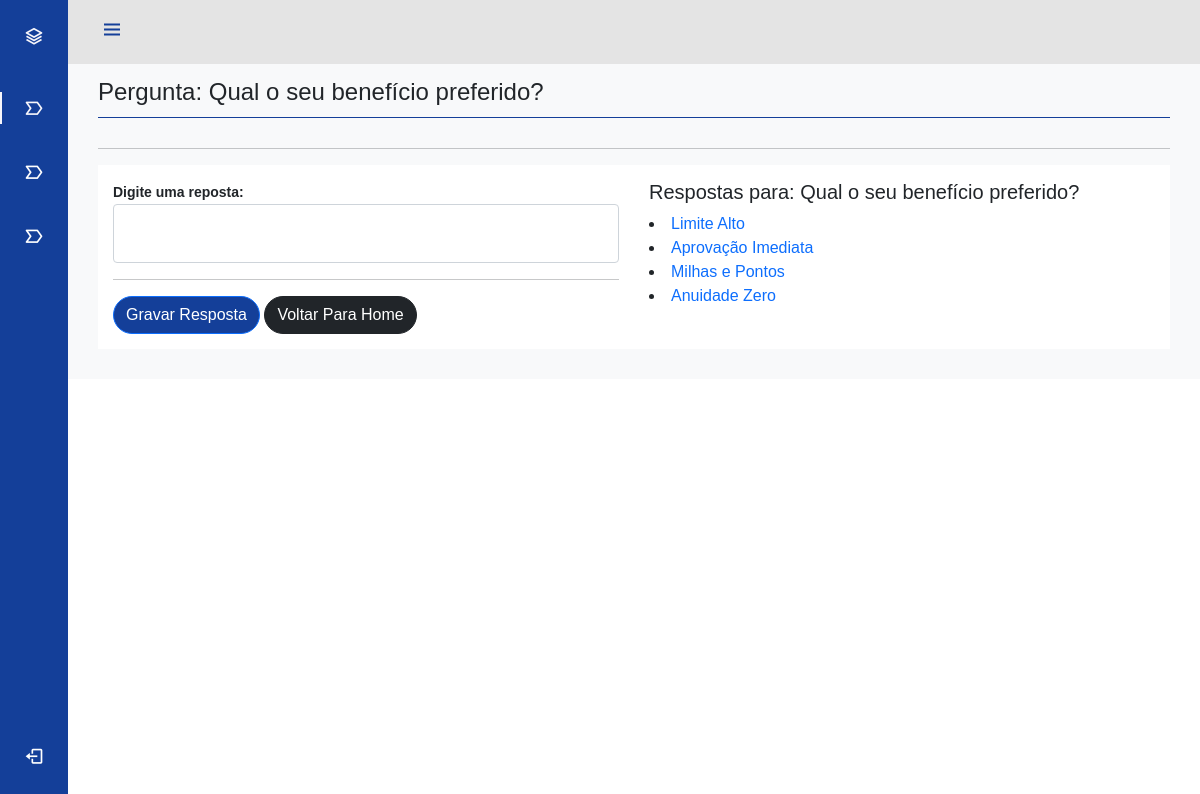
/app/resposta-new.php?idPergunta=1 (signed in), run on the app's committed database.
### tables this page shows
CREATE TABLE `pergunta` (
  `id` int(11) NOT NULL,
  `id_quiz` int(11) NOT NULL,
  `pergunta` varchar(255) NOT NULL
);

CREATE TABLE `resposta` (
  `id` int(11) NOT NULL,
  `id_pergunta` int(11) NOT NULL,
  `resposta` varchar(255) NOT NULL
);

### app/resposta-new.php (the view, shortened to what this page needs)
<?php
include('funcoes.php');
include ('header.php');
include ('nav.php');
$idPergunta = strip_tags(trim(addslashes($_GET['idPergunta'])));
$sqlQuiz = $mysqli->query("SELECT * FROM pergunta WHERE id = '$idPergunta' ");
$resQuiz = $sqlQuiz->fetch_assoc();
?>
    <div class="height-100 bg-light">
        <h4>Pergunta: <?=$resQuiz['pergunta']?></h4>
            <hr>
        <div class="row">
            <div class="col-sm">
                <div style="max-width:900px;">
                    <div class="form-group">
                        <label for="">Digite uma reposta:</label>
                        <input type="text" class="form-control cadastro" id="resposta" value="">
                    </div>
                    <hr>
                    <button class="btn btn-primary" id="enviar">Gravar Resposta</button>
                    <a class="btn btn-dark" href="painel.php">Voltar Para Home</a>
                </div>
            </div>
            <div class="col-sm">
                <h5>Respostas para: <?=$resQuiz['pergunta']?></h5>
                <?php
                    $sqlPerguntas = $mysqli->query("SELECT * FROM resposta WHERE id_pergunta = '$idPergunta' ");
                    $conPerguntas = mysqli_num_rows($sqlPerguntas);
                    if($conPerguntas < 1){
                        mensagem('Nenhuma resposta ainda cadastrada','danger');
                    }else{
                        while($resPerguntas = $sqlPerguntas->fetch_assoc()){
                            ?>
                            <li><a href="#"><?=$resPerguntas['resposta'] ?></a></li>
                            <?php
                        }
                    }
                ?>
            </div>
        </div>
    </div>
<?php include('footer.php'); ?>

### app/style.css (style rules this page uses)
:root { --header-height: 3rem; --nav-width: 68px; --first-color:#143F99; --first-color-light: #fff; --white-color: #F7F6FB; --body-font: 'Arial', sans-serif; --normal-font-size: 1rem; --z-fixed: 100; }
.form-control { padding: 15px; padding-left: 10px; }
h4 { border-bottom: 1px solid #143F99; margin-bottom: 30px; padding-bottom: 10px; }
.row { margin:0 auto; }
.col-sm { background-color: #ffffff; margin: 0px; padding: 15px; }
.btn { border-radius: 24px; }
.btn-primary { background-color: var(--first-color); }
body { position: relative; margin: var(--header-height) 0 0 0; padding: 0 0rem; font-family: var(--body-font); font-size: var(--normal-font-size); transition: .5s }
a { text-decoration: none }
.height-100 { padding: 30px; }
label { font-size: 14px; font-weight: bold; }
.form-control { font-weight: normal; font-size: 18px; }
@media screen and (min-width: 768px) { body { margin: calc(var(--header-height) + 0rem) 0 0 0; padding-left: calc(var(--nav-width) + 0rem); } }

### data on the page
pergunta: pergunta "Qual o seu benefício preferido?"
resposta: resposta "Limite Alto"
resposta: resposta "Aprovação Imediata"
resposta: resposta "Milhas e Pontos"
resposta: resposta "Anuidade Zero"
